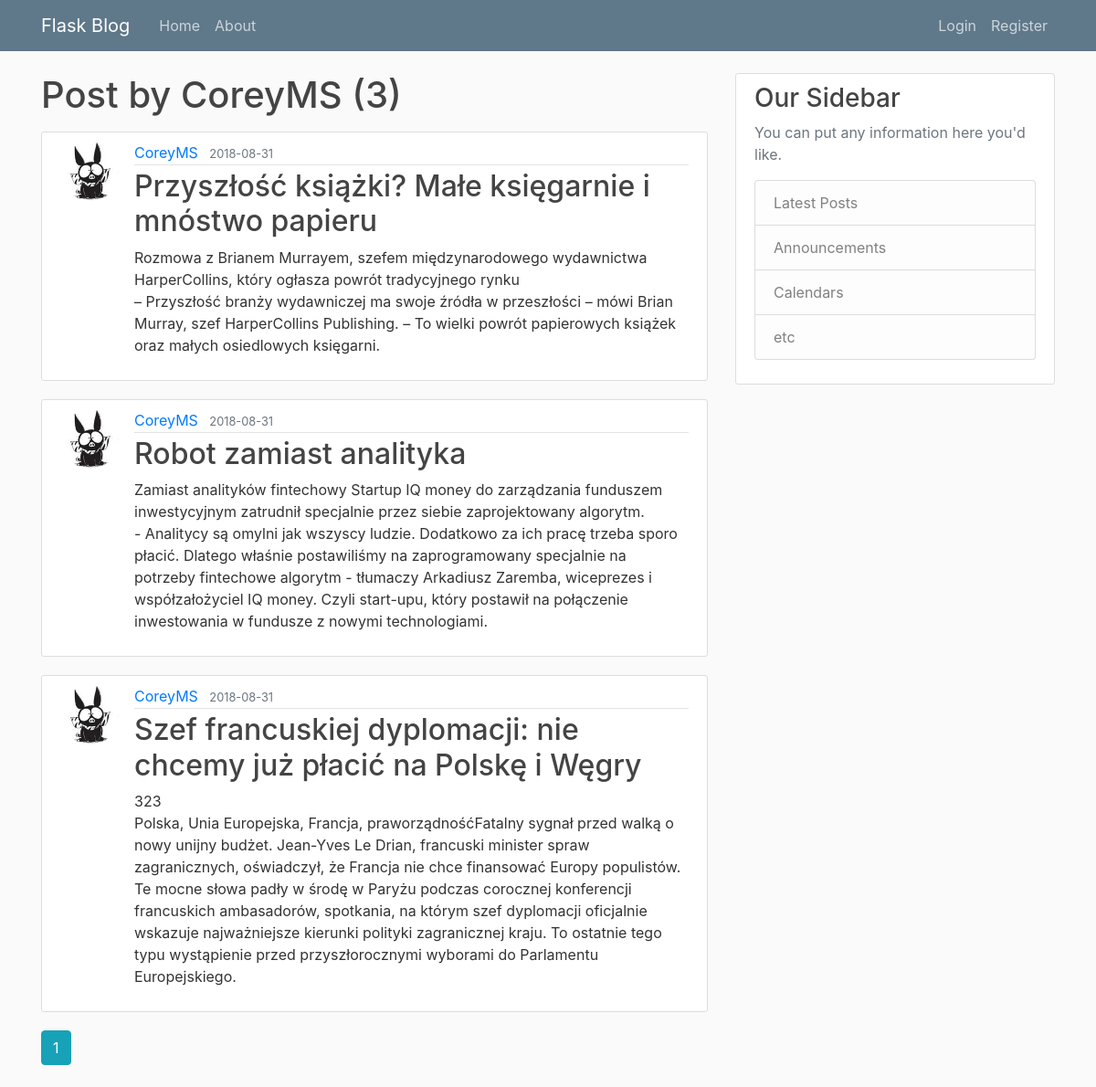
The app's page /user/CoreyMS with its own data.
### popierwsze/models.py (models this page shows, shortened)
class User(db.Model, UserMixin):    #userMixin pozwoli nam dziedziczyć funkcje tej klasy/logowanie
    id = db.Column(db.Integer, primary_key=True)
    username = db.Column(db.String(20), unique=True, nullable=False)
    email = db.Column(db.String(120), unique=True, nullable=False)
    image_file = db.Column(db.String(20), nullable=False, default='default.jpg')
    password = db.Column(db.String(60), nullable=False)
    post = db.relationship('Post', backref='author', lazy=True)  #backref - dodaje kolumnę do modułu Post - nazwaną "author"

class Post(db.Model):
    id = db.Column(db.Integer, primary_key=True)
    title = db.Column(db.String(100), nullable=False)
    date_posted = db.Column(db.DateTime, nullable=False, default=datetime.utcnow)
    content = db.Column(db.Text, nullable=False)
    user_id = db.Column(db.Integer, db.ForeignKey('user.id'), nullable=False) #user.id z małej bo to odniesienie do wiersza tabeli User a nie do całej klasy

### popierwsze/users/routes.py (the view)
@users.route("/user/<string:username>")
def user_posts(username):
    page = request.args.get('page', 1, type=int)
    user = User.query.filter_by(username=username).first_or_404()       #pobierz usera
    posts = Post.query.filter_by(author=user).order_by(Post.date_posted.desc()).paginate(page=page, per_page=5)
    return render_template("user_posts.html", posts=posts, user=user)

### popierwsze/templates/user_posts.html
{% extends "layout.html"%}
{% block content %}
    <h1 class="mb-3">Post by {{ user.username }} ({{ posts.total }})</h1>
    {% for post in posts.items %}
        <article class="media content-section">
          <img class="rounded-circle article-img" src="{{ url_for('static', filename='profile_pics/' + post.author.image_file) }}">
          <div class="media-body">
            <div class="article-metadata">
              <a class="mr-2" href="{{ url_for('users.user_posts', username=post.author.username) }}">{{ post.author.username }}</a>
              <small class="text-muted">{{ post.date_posted.strftime('%Y-%m-%d') }}</small>
            </div>
            <h2><a class="article-title" href="{{ url_for('posts.post', post_id=post.id) }}">{{ post.title }}</a></h2>
            <p class="article-content">{{ post.content }}</p>
          </div>
        </article>
    {% endfor%}
    {% for page_num in posts.iter_pages(left_edge=1, right_edge=1, left_current=1, right_current=2) %}
        {% if page_num %}
            {% if posts.page == page_num %}
                <a class="btn btn-info mb-4" href="{{ url_for('users.user_posts', username=user.username, page=page_num) }}">{{ page_num }}</a>
            {% else %}
                <a class="btn btn-outline-info mb-4" href="{{ url_for('users.user_posts', username=user.username, page=page_num) }}">{{ page_num }}</a>
            {% endif %}
        {% else %}
            ...
        {% endif %}
    {% endfor %}
{% endblock content %}

### popierwsze/static/main.css (style rules this page uses)
body { background: #fafafa; color: #333333; margin-top: 5rem; }
h1, h2, h3, h4, h5, h6 { color: #444444; }
.content-section { background: #ffffff; padding: 10px 20px; border: 1px solid #dddddd; border-radius: 3px; margin-bottom: 20px; }
.article-title { color: #444444; }
.article-content { white-space: pre-line; }
.article-img { height: 65px; width: 65px; margin-right: 16px; }
.article-metadata { padding-bottom: 1px; margin-bottom: 4px; border-bottom: 1px solid #e3e3e3 }

### records on screen
User: username "CoreyMS"
Post: image_file (picture), author.username "CoreyMS", date_posted "2018-08-31", title "Przyszłość książki? Małe księgarnie i mnóstwo papieru", content "Rozmowa z Brianem Murrayem, szefem międzynarodowego wydawnictwa HarperCollins, który ogłasza powrót tradycyjnego rynku – Przyszłość branży wydawniczej ma swoje źródła w przeszłości – mówi Brian Murray, szef HarperCollins Publishing. – To wielki powrót papierowych książek oraz małych osiedlowych księgarni."
Post: image_file (picture), author.username "CoreyMS", date_posted "2018-08-31", title "Robot zamiast analityka", content "Zamiast analityków fintechowy Startup IQ money do zarządzania funduszem inwestycyjnym zatrudnił specjalnie przez siebie zaprojektowany algorytm. - Analitycy są omylni jak wszyscy ludzie. Dodatkowo za ich pracę trzeba sporo płacić. Dlatego właśnie postawiliśmy na zaprogramowany specjalnie na potrzeby fintechowe algorytm - tłumaczy Arkadiusz Zaremba, wiceprezes i współzałożyciel IQ money. Czyli start-upu, który postawił na połączenie inwestowania w fundusze z nowymi technologiami."
Post: image_file (picture), author.username "CoreyMS", date_posted "2018-08-31", title "Szef francuskiej dyplomacji: nie chcemy już płacić na Polskę i Węgry", content "323 Polska, Unia Europejska, Francja, praworządnośćFatalny sygnał przed walką o nowy unijny budżet. Jean-Yves Le Drian, francuski minister spraw zagranicznych, oświadczył, że Francja nie chce finansować Europy populistów. Te mocne słowa padły w środę w Paryżu podczas corocznej konferencji francuskich ambasadorów, spotkania, na którym szef dyplomacji oficjalnie wskazuje najważniejsze kierunki polityki zagranicznej kraju. To ostatnie tego typu wystąpienie przed przyszłorocznymi wyborami do Parlamentu Europejskiego."

### other values on screen
{{ posts.total }} "3"
{{ page_num }} "1"
